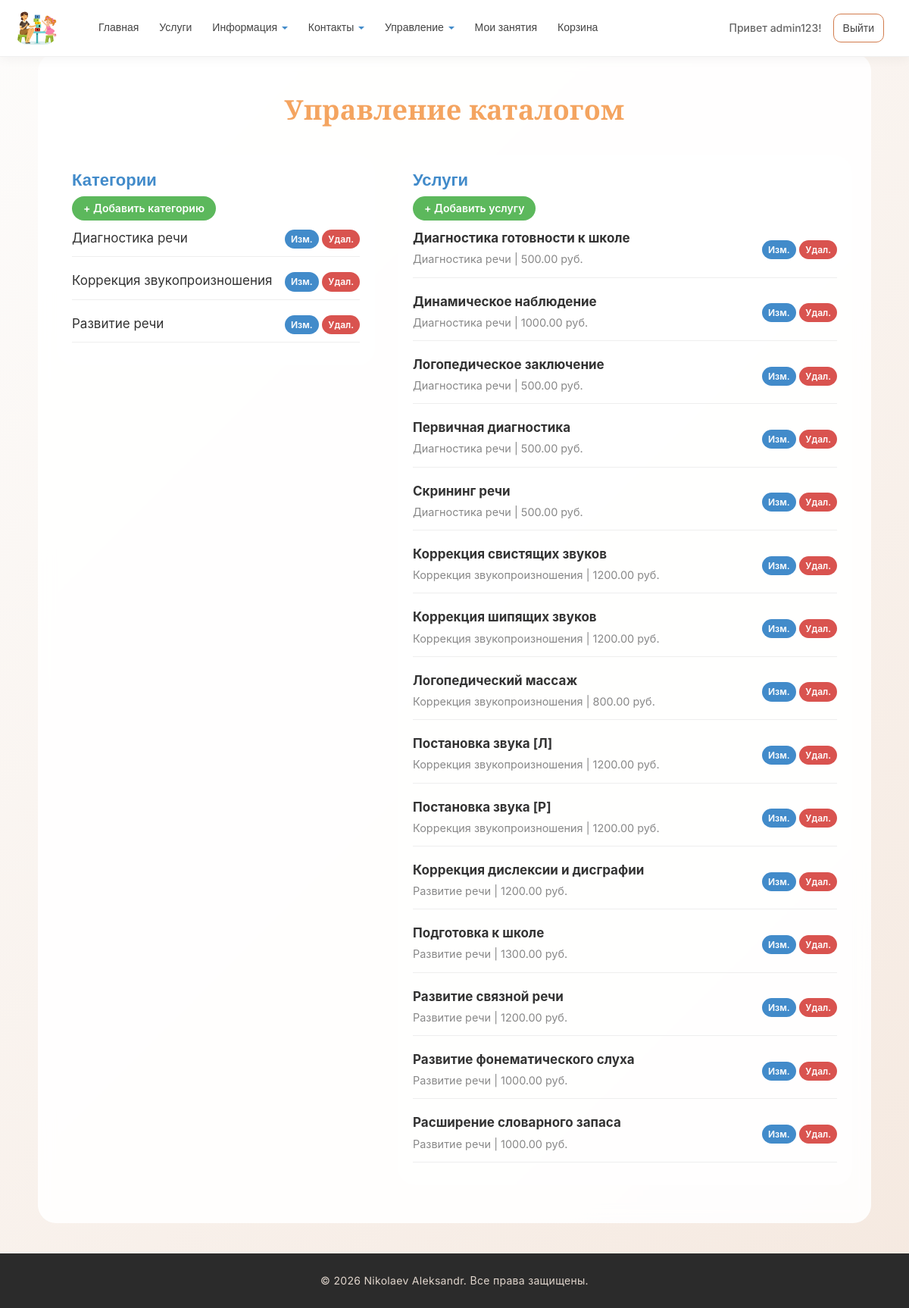
/admin-panel/catalog/ (signed in), run on the app's committed database.
### app/models.py (models this page shows, shortened)
class ServiceCategory(models.Model):
    name = models.CharField("Название категории",max_length=100)
    description = models.TextField(verbose_name ="Описание", blank=True)
    class Meta:
        verbose_name = "Категория услуги"
        verbose_name_plural = "Категории услуг"

class Service(models.Model):
    category = models.ForeignKey(ServiceCategory, on_delete=models.CASCADE, verbose_name="Категория", related_name='services')
    name = models.CharField("Название услуги", max_length=100)
    short_description = models.TextField("Краткое описание")
    description = models.TextField("Полное описание")
    price = models.DecimalField(verbose_name="Цена", max_digits=10,decimal_places=2,blank=True, help_text="Можно оставить пустым, если услуга бесплатная",null=True)
    image = models.FileField(verbose_name = "Путь к картинке", blank=True)
    duration = models.CharField("Длительность", max_length=100, blank=True)
    age_group = models.CharField("Возрастная группа", max_length=100, blank = True)
    class Meta:
        verbose_name = "Услуга"
        verbose_name_plural = "Услуги"
        ordering = ['category','name']

### app/views.py (the view)
# urls.py: path('admin-panel/catalog/', views.admin_catalog, name='admin_catalog'),
@staff_member_required
def admin_catalog(request):
    if not request.user.is_superuser:
        return redirect('home')
    categories = ServiceCategory.objects.all()
    services = Service.objects.all()
    return render(request, 'app/admin/catalog_manage.html', {
        'categories': categories,
        'services': services,
        'title': 'Управление каталогом',
        'year': datetime.now().year,
    })

### app/templates/app/admin/catalog_manage.html
{% extends "app/layout.html" %}
{% load static %}
{% block content %}
<h1 class="title">Управление каталогом</h1>
<div class="row mt-4">
    <div class="col-md-5">
        <div class="info-block" style="text-align: left;">
            <h2 class="subtitle" style="margin-top: 0;">Категории</h2>
            <a href="{% url 'add_category' %}" class="btn-base btn-green mb-3" style="padding: 5px 15px; font-size: 14px;">+ Добавить категорию</a>
            <ul class="description" style="list-style: none; padding-left: 0;">
                {% for cat in categories %}
                <li style="display: flex; justify-content: space-between; align-items: center; border-bottom: 1px solid #eee; padding: 10px 0;">
                    <span>{{ cat.name }}</span>
                    <div>
                        <a href="{% url 'edit_category' cat.id %}" class="btn-base btn-blue" style="padding: 3px 8px; font-size: 12px;">Изм.</a>
                        <a href="{% url 'delete_category' cat.id %}" class="btn-base btn-red" style="padding: 3px 8px; font-size: 12px;">Удал.</a>
                    </div>
                </li>
                {% endfor %}
            </ul>
        </div>
    </div>
    <div class="col-md-7">
        <div class="info-block" style="text-align: left;">
            <h2 class="subtitle" style="margin-top: 0;">Услуги</h2>
            <a href="{% url 'add_service' %}" class="btn-base btn-green mb-3" style="padding: 5px 15px; font-size: 14px;">+ Добавить услугу</a>
            <ul class="description" style="list-style: none; padding-left: 0;">
                {% for service in services %}
                <li style="display: flex; justify-content: space-between; align-items: center; border-bottom: 1px solid #eee; padding: 10px 0;">
                    <div>
                        <strong>{{ service.name }}</strong><br>
                        <small style="color: #888;">{{ service.category.name }} | {{ service.price }} руб.</small>
                    </div>
                    <div>
                        <a href="{% url 'edit_service' service.id %}" class="btn-base btn-blue" style="padding: 3px 8px; font-size: 12px;">Изм.</a>
                        <a href="{% url 'delete_service' service.id %}" class="btn-base btn-red" style="padding: 3px 8px; font-size: 12px;">Удал.</a>
                    </div>
                </li>
                {% endfor %}
            </ul>
        </div>
    </div>
</div>
{% endblock %}

### app/templates/app/auth/loginpartial.html (shortened to what this page needs)
{% if user.is_authenticated %}
<form id="logoutForm" action="/logout/" method="post" class="navbar-right">
    <ul class="nav navbar-nav navbar-right">
        <li><span class="navbar-brand">Привет {{ user.username }}!</span></li>
        <li><a href="javascript:document.getElementById('logoutForm').submit()">Выйти</a></li>
    </ul>
</form>
{% else %}
<ul class="nav navbar-nav navbar-right">
    <li><a href="{% url 'login' %}">Войти</a></li>
</ul>
{% endif %}

### app/static/app/content/site.css (style rules this page uses)
* { margin: 0; padding: 0; box-sizing: border-box; font-family: 'Inter', -apple-system, BlinkMacSystemFont, 'Segoe UI', Roboto, sans-serif; }
body { font-weight: 400; background: linear-gradient(135deg, #fdfcfb 0%, #f5e9e0 100%); display: flex; flex-direction: column; min-height: 100vh; padding-top: 70px; color: #2d2d2d; line-height: 1.6; }
.title { font-family: 'Playfair Display', serif; font-weight: 700; text-align: center; margin: 25px 0 20px; color: sandybrown; font-size: 36px; letter-spacing: 0.3px; }
.subtitle { font-family: 'Inter', sans-serif; font-size: 22px; font-weight: 700; margin: 18px 0 10px; color: #428bca; transition: color 0.3s ease; }
p, .description, li { font-size: 17px; font-weight: 400; line-height: 1.6; color: #333; }
.description li { margin-bottom: 8px; }
.navbar-brand { display: flex; align-items: center; flex-shrink: 0; }
.nav.navbar-nav { display: flex; gap: 3px; list-style: none; flex-wrap: wrap; align-items: center; margin: 0; padding: 10px; }
.nav.navbar-nav li a { font-family: 'Inter', sans-serif; font-weight: 500; font-size: 14px; color: #444; padding: 8px 12px; border-radius: 10px; text-decoration: none; transition: all 0.2s ease; white-space: nowrap; }
.navbar-right { display: flex; align-items: center; gap: 10px; list-style: none; margin: 0; padding: 0; flex-shrink: 0; white-space: nowrap; }
.navbar-right li span.navbar-brand { font-weight: 500; font-size: 14px; color: #666; padding: 8px 12px; }
.navbar-right li a { font-family: 'Inter', sans-serif; font-weight: 500; font-size: 14px; color: #d17b4c; padding: 8px 14px; border-radius: 20px; text-decoration: none; border: 1px solid #d17b4c; transition: all 0.2s ease; white-space: nowrap; }
.btn-base { border: none; padding: 10px 24px; border-radius: 30px; font-weight: 600; font-size: 15px; cursor: pointer; transition: all 0.2s ease; text-decoration: none; display: inline-block; text-align: center; }
a { text-decoration: none; }
.btn-green { background: #5cb85c; color: white !important; }
.btn-blue { background: #428bca; color: white !important; }
.btn-red { background: #d9534f; color: white !important; }
.row { display: flex; flex-wrap: wrap; }
.info-block { text-align: center; margin: 20px 0; padding: 20px; background: rgba(255,255,255,0.5); border-radius: 24px; }

### data on the page
ServiceCategory: name "Диагностика речи"
ServiceCategory: name "Коррекция звукопроизношения"
ServiceCategory: name "Развитие речи"
Service: name "Диагностика готовности к школе", category.name "Диагностика речи", price "500.00"
Service: name "Динамическое наблюдение", category.name "Диагностика речи", price "1000.00"
Service: name "Логопедическое заключение", category.name "Диагностика речи", price "500.00"
Service: name "Первичная диагностика", category.name "Диагностика речи", price "500.00"
Service: name "Скрининг речи", category.name "Диагностика речи", price "500.00"
Service: name "Коррекция свистящих звуков", category.name "Коррекция звукопроизношения", price "1200.00"
Service: name "Коррекция шипящих звуков", category.name "Коррекция звукопроизношения", price "1200.00"
Service: name "Логопедический массаж", category.name "Коррекция звукопроизношения", price "800.00"
Service: name "Постановка звука [Л]", category.name "Коррекция звукопроизношения", price "1200.00"
Service: name "Постановка звука [Р]", category.name "Коррекция звукопроизношения", price "1200.00"
Service: name "Коррекция дислексии и дисграфии", category.name "Развитие речи", price "1200.00"
Service: name "Подготовка к школе", category.name "Развитие речи", price "1300.00"
Service: name "Развитие связной речи", category.name "Развитие речи", price "1200.00"
Service: name "Развитие фонематического слуха", category.name "Развитие речи", price "1000.00"
Service: name "Расширение словарного запаса", category.name "Развитие речи", price "1000.00"

### other printed values
{{ user.username }} "admin123"
